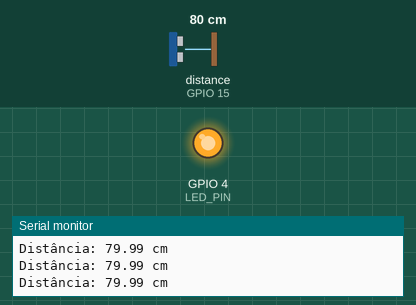
A sketch run on a simulated ESP32. On the bench: output pins drawn as LEDs (lit = HIGH), the last lines printed to the serial monitor. Wiring (inferred from the names in the program): ultrasonic range finder: trigger GPIO 14; echo GPIO 15. Dashed ring = blinking. Inputs (shaded band) come from the test bench; at power-on: distance to the obstacle (sensor on GPIO 15) 80 cm. The echo pulse lasts 58.3 µs per cm; WiFi joins after 1.5 s; servers stay silent unless stated; the camera gives no picture; pins used as bus, display or sensor lines are not drawn.

Above: at 4.2 s.
4.3 s: distance to the obstacle (sensor on GPIO 15) set to 120 cm
At 5.4 s:
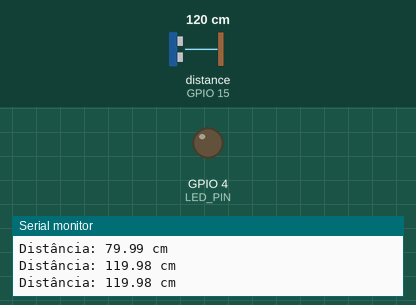
6.0 s: distance to the obstacle (sensor on GPIO 15) set to 106 cm
7.5 s: distance to the obstacle (sensor on GPIO 15) set to 96 cm
At 8.1 s:
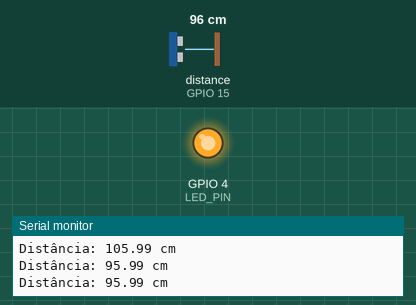
10.5 s: distance to the obstacle (sensor on GPIO 15) set to 250 cm
At 11.8 s:
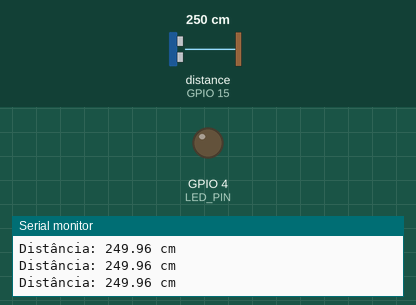
12.6 s: distance to the obstacle (sensor on GPIO 15) set to 2 cm
At 12.9 s:
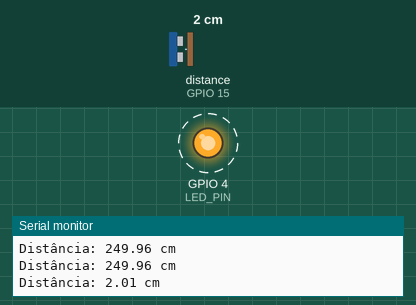
Timing chart, 0 to 16.6 s (numbered marks = the images above; inputs shaded):
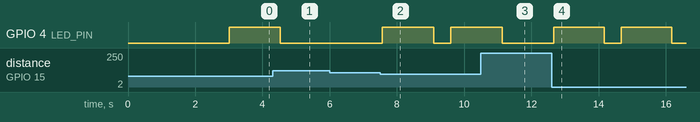

Measured:
- the behaviour switches between 101 and 100 cm on distance to the obstacle (sensor on GPIO 15) (found by bisection; images 1 and 2)
- after the input at 4.3 s, GPIO 4 (LED_PIN): goes on until 4.5 s, then stays LOW
- after the input at 7.5 s, GPIO 4 (LED_PIN): LOW → HIGH after 0.07 s, → LOW 1.5 s later, → HIGH 0.51 s later
- after the input at 10.5 s, GPIO 4 (LED_PIN): goes on until 11.1 s, then stays LOW
- after the input at 12.6 s, GPIO 4 (LED_PIN): alternates HIGH for 1.5 s and LOW for 0.50 s, starting after 0.06 s

The sketch:

esp32cam.ino
```cpp
#include "esp_camera.h"
#include <WiFi.h>
#include <ArduinoWebsockets.h>
#include "soc/rtc.h"
#include "esp_heap_caps.h"

TaskHandle_t Task1;  // Core 0
TaskHandle_t Task2;  // Core 1

using namespace websockets;

// ===== CONFIGURAÇÕES DE REDE =====
const char* ssid = "POCOX7Pro";
const char* password = "batatacomchocolate";
const char* ws_host = "10.66.193.154";
const uint16_t ws_port = 8765;
// =================================

// ===== PINOS DO ULTRASSÔNICO =====
#define TRIG_PIN 14
#define ECHO_PIN 15
#define LED_PIN 4


// =================================

WebsocketsClient client;
volatile bool wsConnected = false;
volatile bool wsShouldReconnect = false;
unsigned long lastWsReconnectAttempt = 0;
const unsigned long wsReconnectIntervalMs = 2000;

camera_config_t config = {
  .pin_pwdn = 32,
  .pin_reset = -1,
  .pin_xclk = 0,
  .pin_sscb_sda = 26,
  .pin_sscb_scl = 27,
  .pin_d7 = 35,
  .pin_d6 = 34,
  .pin_d5 = 39,
  .pin_d4 = 36,
  .pin_d3 = 21,
  .pin_d2 = 19,
  .pin_d1 = 18,
  .pin_d0 = 5,
  .pin_vsync = 25,
  .pin_href = 23,
  .pin_pclk = 22,
  .xclk_freq_hz = 20000000,
  .ledc_timer = LEDC_TIMER_0,
  .ledc_channel = LEDC_CHANNEL_0,
  .pixel_format = PIXFORMAT_JPEG,
  .frame_size = FRAMESIZE_VGA,
  .jpeg_quality = 20,
  .fb_count = 1
};

// ===== Funções =====
void conectarWiFi() {
  WiFi.begin(ssid, password);
  Serial.print("Conectando Wi-Fi");
  while (WiFi.status() != WL_CONNECTED) {
    vTaskDelay(250 / portTICK_PERIOD_MS);
    Serial.print(".");
  }
  Serial.println("\nWiFi conectado");
}

void conectarWebSocketOnce() {
  if (client.connect(ws_host, ws_port, "/")) {
    Serial.println("Conectado ao servidor WebSocket");
    wsConnected = true;
    wsShouldReconnect = false;
  } else {
    Serial.println("Falha na conexão WebSocket inicial");
    wsConnected = false;
    wsShouldReconnect = true;
    lastWsReconnectAttempt = millis();
  }
}

void conectarWebSocket() {
  client.onEvent([](WebsocketsEvent event, String data) {
    if (event == WebsocketsEvent::ConnectionOpened) {
      Serial.println("WebSocket conectado (event)");
      wsConnected = true;
      wsShouldReconnect = false;
    } else if (event == WebsocketsEvent::ConnectionClosed) {
      Serial.println("Conexão WebSocket encerrada (event)");
      wsConnected = false;
      wsShouldReconnect = true;
      lastWsReconnectAttempt = millis();
    } else if (event == WebsocketsEvent::GotPing) {
      Serial.println("Ping recebido");
    } else if (event == WebsocketsEvent::GotPong) {
      Serial.println("Pong recebido");
    }
  });

  conectarWebSocketOnce();
}

void ligarCamera() {
  if (esp_camera_init(&config) != ESP_OK) {
    Serial.println("Falha na inicialização da câmera");
    return;
  }
  sensor_t* s = esp_camera_sensor_get();
  if (s) {
    s->set_brightness(s, 1);
    s->set_contrast(s, 1);
    s->set_saturation(s, 1);
  }
}

void enviar() {
  if (WiFi.status() != WL_CONNECTED || !wsConnected || !client.available()) return;

  camera_fb_t* fb = esp_camera_fb_get();
  if (!fb || !fb->buf || fb->len == 0) {
    Serial.println("Falha ao capturar imagem");
    if (fb) esp_camera_fb_return(fb);
    vTaskDelay(200 / portTICK_PERIOD_MS);
    return;
  }

  client.sendBinary((const char*)fb->buf, fb->len);
  esp_camera_fb_return(fb);
}

void receber() {
  client.onMessage([](WebsocketsMessage msg) {
    Serial.print("Resposta do servidor: ");
    Serial.println(msg.data());
    if (msg.data() == "true") {
      digitalWrite(LED_PIN, HIGH);
      vTaskDelay(50 / portTICK_PERIOD_MS);
      digitalWrite(LED_PIN, LOW);
    }
  });
}

// ===== LEITURA ULTRASSÔNICO =====

float lerDistanciaCM() {
  // Envia pulso no TRIG
  digitalWrite(TRIG_PIN, LOW);
  delayMicroseconds(5);
  digitalWrite(TRIG_PIN, HIGH);
  delayMicroseconds(10);
  digitalWrite(TRIG_PIN, LOW);

  // Mede o tempo do pulso no ECHO (timeout 30ms)
  long duracao = pulseIn(ECHO_PIN, HIGH, 30000);
  if (duracao == 0) return -1;  // sem retorno

  // Converte tempo em distância
  float distancia = duracao * 0.0343 / 2.0;
  return distancia;
}
// =================================

void setup() {
  setCpuFrequencyMhz(80);
  Serial.begin(115200);
  vTaskDelay(1000 / portTICK_PERIOD_MS);

  Serial.println("Iniciando tarefas nos dois núcleos...");

  pinMode(TRIG_PIN, OUTPUT);
  pinMode(ECHO_PIN, INPUT);
  pinMode(LED_PIN, OUTPUT);

  ligarCamera();
  conectarWiFi();
  conectarWebSocket();
  receber();

  xTaskCreatePinnedToCore(loopCore0, "Core0Loop", 32000, NULL, 1, &Task1, 0);
  xTaskCreatePinnedToCore(loopCore1, "Core1Loop", 8000, NULL, 0, &Task2, 1);
}

void loop() {
  vTaskDelay(portMAX_DELAY);
}

// ===== Tarefa no Core 0 =====
void loopCore0(void* parameter) {
  while (true) {
    //Serial.print("Core 0 rodando -> ");
    //Serial.println(xPortGetCoreID());

    if (WiFi.status() == WL_CONNECTED && wsConnected && client.available()) {
      enviar();
    }
    vTaskDelay(500 / portTICK_PERIOD_MS);
  }
}

// ===== Tarefa no Core 1 =====
void loopCore1(void* parameter) {
  while (true) {
    //Serial.print("Core 1 rodando -> ");
    //Serial.println(xPortGetCoreID());
    client.poll();
    // ===== LEITURA ULTRASSÔNICO =====

    static unsigned long ultimoBlink = 0;
    static bool ledAtivo = false;
    static unsigned long tempoLedOn = 0;

    float distancia = lerDistanciaCM();

    if (distancia > 0) {
      Serial.printf("Distância: %.2f cm\n", distancia);

      // Ativar LED se for menor que 100 cm
      if (distancia < 100 && !ledAtivo) {
        digitalWrite(LED_PIN, HIGH);
        ledAtivo = true;
        tempoLedOn = millis();  // registra momento que ligou
      }
    } else {
      Serial.println("Sem retorno do sensor");
    }

    // Desligar o LED após 1500 ms (sem travar o loop)
    if (ledAtivo && millis() - tempoLedOn >= 1500) {
      digitalWrite(LED_PIN, LOW);
      ledAtivo = false;
    }

    // Reconexão websocket se necessário
    if (wsShouldReconnect && (millis() - lastWsReconnectAttempt >= wsReconnectIntervalMs)) {
      Serial.println("Tentando reconectar WebSocket...");
      lastWsReconnectAttempt = millis();
      if (client.connect(ws_host, ws_port, "/")) {
        Serial.println("Reconectado com sucesso (task)!");
        wsConnected = true;
        wsShouldReconnect = false;
      } else {
        Serial.println("Reconexão falhou (task)...");
        wsConnected = false;
        wsShouldReconnect = true;
      }
    }

    vTaskDelay(500 / portTICK_PERIOD_MS);
  }
}
```
